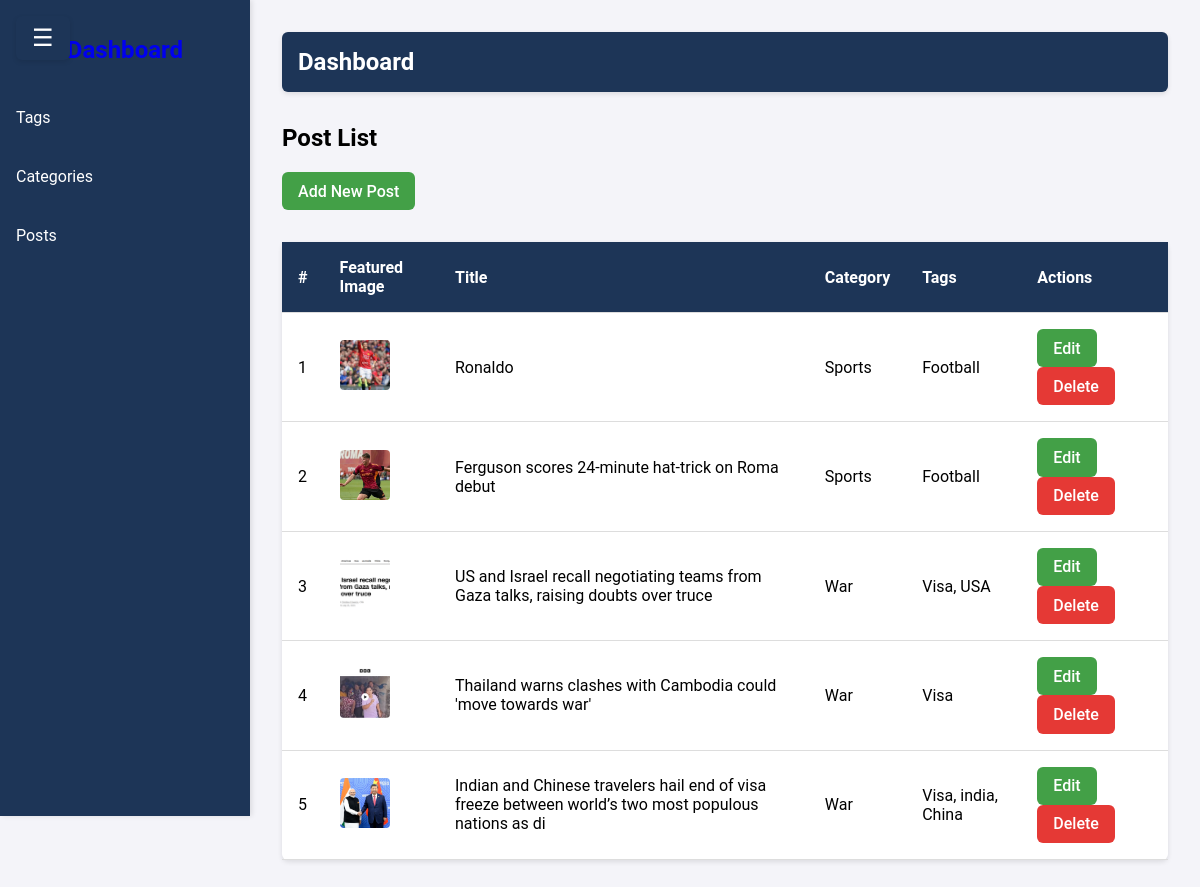
The page /dashboard/posts/ on the database as committed earlier.
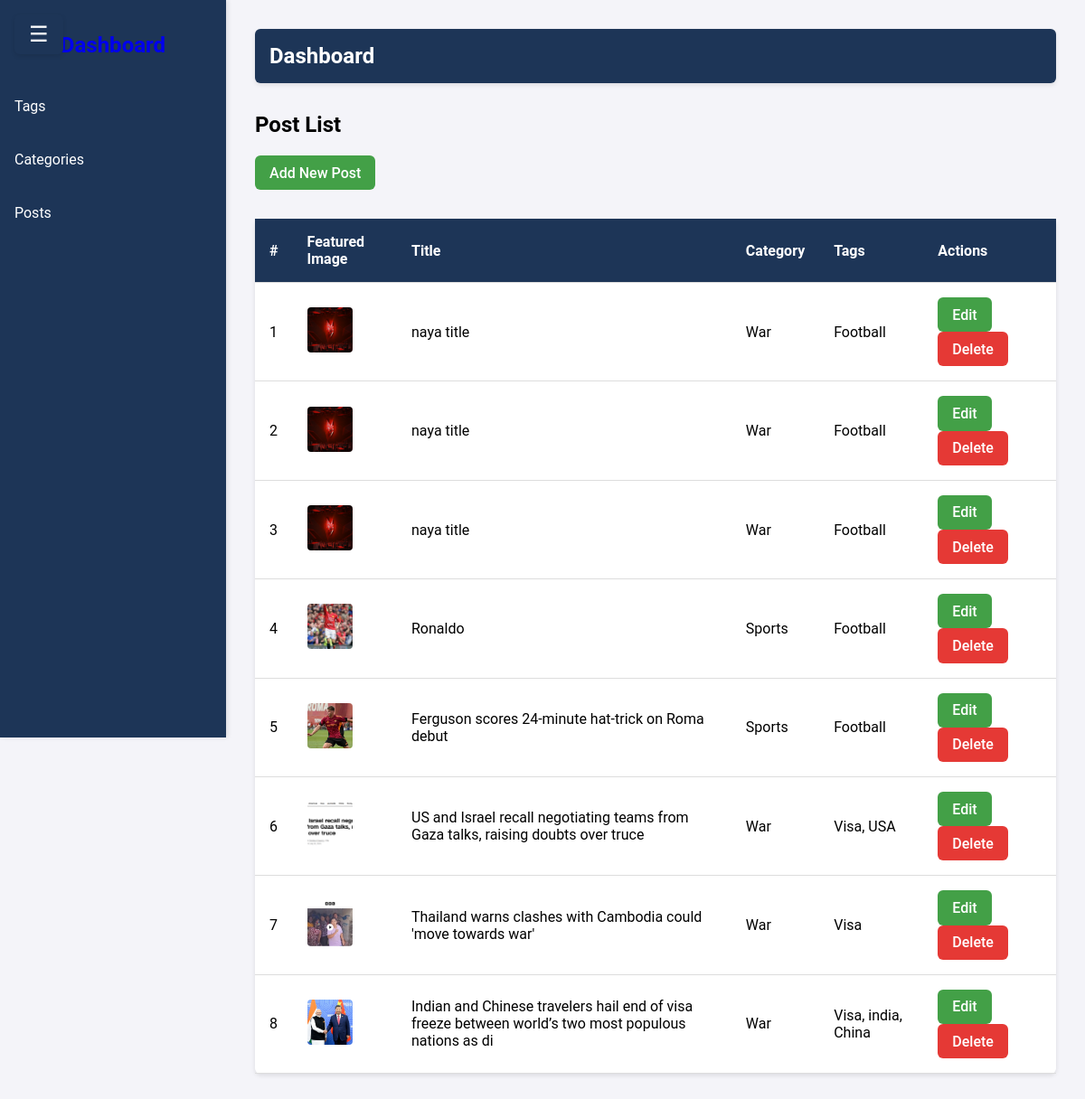
The same page on the database as committed later.
### newspaper/models.py (models this page shows, shortened)
class TimeStampModel(models.Model):
    created_at = models.DateTimeField(auto_now_add=True)
    updated_at = models.DateTimeField(auto_now=True)
    class Meta:
        abstract = True #dont create table in db

class Post(TimeStampModel):
    STATUS_CHOICES = [
        ("active", "Active"),
        ("in_active", "Inactive"),
    ]
    title = models.CharField(max_length=100)
    content = models.TextField()
    featured_image = models.ImageField(upload_to="post_images/%Y/%m/%d", blank=False)
    author = models.ForeignKey("auth.User", on_delete=models.CASCADE)
    status = models.CharField(max_length=25, choices=STATUS_CHOICES, default="active")
    views_count = models.PositiveBigIntegerField(default=0)
    is_breaking_news = models.BooleanField(default=False)
    published_at = models.DateTimeField(null=True, blank=True)
    category = models.ForeignKey(Category, on_delete=models.CASCADE)
    tag = models.ManyToManyField(Tag)

class Category(TimeStampModel):
    name = models.CharField(max_length=100)
    icon = models.CharField(max_length=100, null=True, blank=True)
    description = models.TextField(null=True, blank=True)
    def __str__(self):
        return self.name
    class Meta:
        ordering = ["name"] #category.objects.all()
        verbose_name = "Category"
        verbose_name_plural = "Categories"

class Tag(TimeStampModel):
    name = models.CharField(max_length=100)

### newspaper/views.py (the view)
# urls.py: path("dashboard/posts/", views.DashboardPostListView.as_view(), name="dashboard-posts"),
class DashboardPostListView(ListView):
    model = Post
    template_name = "dashboard/post-list.html"
    context_object_name = "posts"
    def get_queryset(self):
        return Post.objects.all().order_by("-created_at")

### newspaper/navigation.py (called while the page is built)
def nav(request):
    categories = Category.objects.all()[:4]
    return {"categories": categories}

### templates/dashboard/post-list.html (shortened to what this page needs)
{% extends "dashboard/index.html" %}
{% block content %}
  <h2>Post List</h2>
  <a href="{% url 'dashboard-post-add' %}" class="btn btn-success">Add New Post</a>
    <table>
        <thead>
            <tr>
                <th>#</th>
                <th>Featured Image</th>
                <th>Title</th>
                <th>Category</th>
                <th>Tags</th>
                <th>Actions</th>
            </tr>
        </thead>
        <tbody>
            {% for post in posts %}
            <tr>
                <td>{{ forloop.counter }}</td>
                <td><img src="{{ post.featured_image.url }}" class="featured-image"></td>
                <td>{{ post.title }}</td>
                <td>{{ post.category }}</td>
                <td>
                    {% for tag in post.tag.all %}
                        {{ tag.name }}{% if not forloop.last %}, {% endif %}
                    {% endfor %}
                </td>
                <td>
                    <a href="{% url 'dashboard-post-edit' post.id %}" class="btn btn-success">Edit</a>
                    <a href="{% url 'dashboard-post-delete' post.id %}" class="btn btn-danger">Delete</a>
                </td>
            </tr>
            {% endfor %}
        </tbody>
    </table>
{% endblock %}

### templates/dashboard/index.html (shortened to what this page needs)
{% load static %}
<!DOCTYPE html>
<html lang="en">
<head>
  <link rel="stylesheet" href="{% static 'css/dashboard.css' %}" />
</head>
<body>
  <div class="sidebar" id="sidebar">
    <a href="{% url 'dashboard' %}">
      <h2>Dashboard</h2>
    </a>
    <ul>
      <li><a href="{% url 'dashboard-tags' %}">Tags</a></li>
      <li><a href="{% url 'dashboard-categories' %}">Categories</a></li>
      <li><a href="{% url 'dashboard-posts' %}">Posts</a></li>
    </ul>
  </div>
  <button class="toggle-btn" id="toggle-btn">☰</button>
  <div class="main-content" id="main-content">
    <header>{% block header %}Dashboard{% endblock %}</header>
    <main>
      {% block content %}
      {% endblock %}
    </main>
  </div>
</body>
</html>

### static/css/dashboard.css (style rules this page uses)
body { margin: 0; padding: 0; font-family: "Roboto", sans-serif; display: flex; min-height: 100vh; background-color: #f4f4f9; }
.sidebar { width: 250px; background-color: #1d3557; color: white; height: 100vh; position: fixed; left: 0; top: 0; transition: transform 0.3s ease; z-index: 100; padding-top: 1rem; box-shadow: 2px 0 5px rgba(0, 0, 0, 0.1); }
.sidebar h2 { text-align: center; margin-bottom: 2rem; font-size: 1.5rem; font-weight: 700; }
.sidebar ul { list-style: none; padding: 0; margin: 0; }
.sidebar ul li { margin: 1rem 0; }
.sidebar ul li a { color: white; text-decoration: none; display: block; padding: 0.75rem 1rem; border-radius: 6px; transition: background-color 0.3s, color 0.3s; }
.sidebar a, .sidebar a:visited, .sidebar a:hover, .sidebar a:active { text-decoration: none; }
.main-content { margin-left: 250px; flex: 1; padding: 2rem; transition: margin-left 0.3s ease; background-color: #f4f4f9; }
header { background-color: #1d3557; color: white; padding: 1rem; font-size: 1.5rem; font-weight: bold; border-radius: 6px; margin-bottom: 2rem; box-shadow: 0 2px 5px rgba(0, 0, 0, 0.1); }
.toggle-btn { background-color: #1d3557; color: white; border: none; font-size: 1.5rem; cursor: pointer; padding: 0.5rem 1rem; border-radius: 6px; position: fixed; top: 1rem; left: 1rem; z-index: 101; box-shadow: 0 2px 5px rgba(0, 0, 0, 0.1); }
table { width: 100%; border-collapse: collapse; margin: 2rem 0; background: white; border-radius: 6px; box-shadow: 0 2px 5px rgba(0, 0, 0, 0.1); }
table thead { background-color: #1d3557; color: white; }
th, td { padding: 1rem; text-align: left; border-bottom: 1px solid #ddd; }
.btn { display: inline-block; padding: 0.6rem 1rem; text-decoration: none; border-radius: 6px; color: white; font-weight: 500; margin-right: 0.5rem; transition: all 0.3s; }
.btn-danger { background-color: #e53935; }
.btn-success { background-color: #43a047; }
.featured-image { width: 50px; height: 50px; object-fit: cover; border-radius: 4px; }

Rows that differ between the two databases and show on the page:
added Post: featured_image (picture), title "naya title", category "War", Tag (name "Football")
added Post: featured_image (picture), title "naya title", category "War", Tag (name "Football")
added Post: featured_image (picture), title "naya title", category "War", Tag (name "Football")
